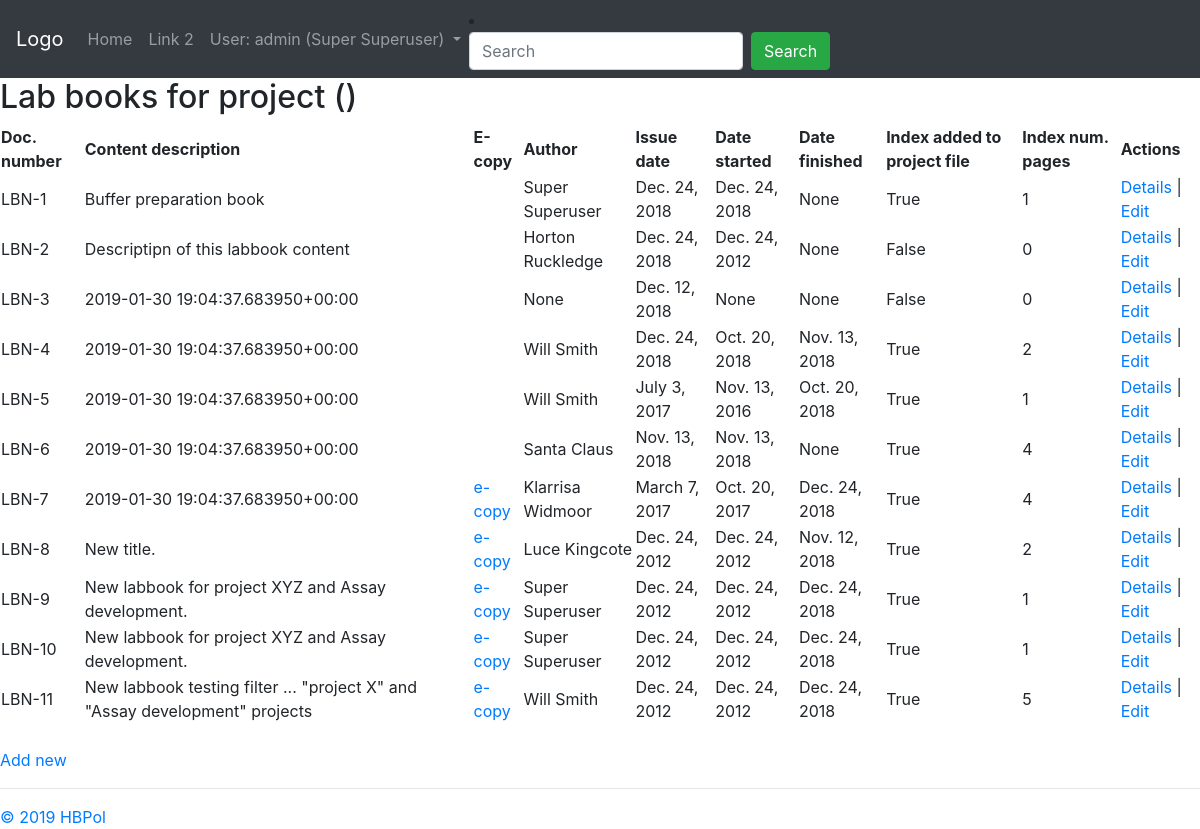
The page /coreapp/labbook/ (signed in) on the database its author committed.
### coreapp/models.py (models this page shows, shortened)
class User (AbstractUser):
    date_left = models.DateField(null=True, blank=True)
    def __str__(self):
        return self.get_full_name()

class Document(models.Model):
    author = models.ForeignKey(settings.AUTH_USER_MODEL, on_delete=models.SET_NULL, blank=True, null=True, verbose_name="Main author")
    project = models.ForeignKey(Project, on_delete=models.SET_NULL, blank=True, null=True, verbose_name="Associated project")
    title = models.TextField("Document title")
    location = models.ForeignKey(Location, on_delete=models.SET_NULL, blank=True, null=True, verbose_name="Hard copy location")
    document_code = models.CharField("Document code (e.g. study plan, report... )", max_length=3, choices=DOCUMENT_CODE, default='OTH')
    efile = models.FileField("Scanned copy", upload_to='uploads/', null=True, blank=True)
    class Meta:
        abstract = True

class LabBook(Document):
    project = models.ManyToManyField(Project, verbose_name="Associated project(s)")
    date_started = models.DateField("Date started", null=True, blank=True)
    date_finished = models.DateField("Date finished", null=True, blank=True)
    date_issued = models.DateField("Issue date")
    index_added = models.BooleanField("Index added to project file", default=False)
    index_num_pages = models.IntegerField("Index number of pages", null=True, blank=True)
    document_code = 'LBN'

### coreapp/views.py (the view)
# urls.py: path('labbook/', views.labbook_list, name='labbook-list'),
@login_required
def labbook_list(request):
    labbooks = LabBook.objects.all()
    context = {'labbooks': labbooks, 'page_title': 'R&D EPI | Lab books'}
    return render(request, 'coreapp/labbook_list.html', context)

### coreapp/templates/coreapp/labbook_list.html
{% extends 'coreapp/base_generic.html' %}
{% block content %}
	{% include 'coreapp/labbook_list_core.html' %}
{% endblock %}

### coreapp/templates/coreapp/base_generic.html (shortened to what this page needs)
<!DOCTYPE html>
<html>
<head>
	<link rel="stylesheet" href="https://stackpath.bootstrapcdn.com/bootstrap/4.3.1/css/bootstrap.min.css">
</head>
<body>
	<nav class="navbar navbar-expand-sm bg-dark navbar-dark">
		<a class="navbar-brand" href="#">Logo</a>
		<ul class="navbar-nav">
			<li class="nav-item">
				<a class="nav-link" href="{% url 'home' %}">Home</a>
			</li>
			<li class="nav-item">
				<a class="nav-link" href="#">Link 2</a>
			</li>
			<li class="nav-item dropdown">
			<a class="nav-link dropdown-toggle" href="#" id="navbardrop" data-toggle="dropdown">
				{% if user.is_authenticated %}
					User: {{ user.username }} ({{ user }})
				{% endif %}
			</a>
			</li>
		</ul>
		<li class="nav-item">
			<form class="form-inline" action="">
				<input class="form-control mr-sm-2" type="text" placeholder="Search">
				<button class="btn btn-success" type="submit">Search</button>
			</form>
		</li>
	</nav>
	{% block content %}
	{% endblock %}
	{% block footer %}
	<hr>
	<a href="https://github.com/HBPol">&copy; 2019 HBPol</a>
	{% endblock %}
</body>
</html>

### coreapp/templates/coreapp/labbook_list_core.html (shortened to what this page needs)
	<h2>Lab books for project {{ project.name }} ({{ project.prefix }})</h2>
	<table>
		<thead>
			<th>Doc. number</th>
			<th>Content description</th>
			<th>E-copy</th>
			<th>Author</th>
			<th>Issue date</th>
			<th>Date started</th>
			<th>Date finished</th>
			<th>Index added to project file</th>
			<th>Index num. pages</th>
			<th>Actions</th>
		</thead>
		{% for labbook in labbooks %}
		<tr>
			<td>{{ labbook.document_code }}-{{ labbook.id }}</td>
			<td>{{ labbook.title|truncatechars:75 }}</td>
			<td>
			{% if labbook.efile %}
				<a href="{{ MEDIA_URL }}{{ labbook.efile }}">e-copy</a>
			{% endif %}
			</td>
			<td>{{ labbook.author }}</td>
			<td>{{ labbook.date_issued }}</td>
			<td>{{ labbook.date_started }}</td>
			<td>{{ labbook.date_finished }}</td>
			<td>{{ labbook.index_added }}</td>
			<td>{{ labbook.index_num_pages }}</td>
			<td><a href="{% url 'labbook-detail' labbook.id %}">Details</a> | <a href="{% url 'labbook-edit' labbook.id %}">Edit</a></td>
		</tr>
		{% endfor %}
	</table>
	<br>
	<a href="{% url 'labbook-create' %}">Add new</a>

### rows shown on the page
User: username "admin", first_name+last_name "Super Superuser"
LabBook: document_code "LBN", id "1", title "Buffer preparation book", author "Super Superuser", date_issued "Dec. 24, 2018", date_started "Dec. 24, 2018", date_finished "None", index_added "True", index_num_pages "1"
LabBook: document_code "LBN", id "2", title "Descriptipn of this labbook content", author "Horton Ruckledge", date_issued "Dec. 24, 2018", date_started "Dec. 24, 2012", date_finished "None", index_added "False", index_num_pages "0"
LabBook: document_code "LBN", id "3", title "2019-01-30 19:04:37.683950+00:00", author "None", date_issued "Dec. 12, 2018", date_started "None", date_finished "None", index_added "False", index_num_pages "0"
LabBook: document_code "LBN", id "4", title "2019-01-30 19:04:37.683950+00:00", author "Will Smith", date_issued "Dec. 24, 2018", date_started "Oct. 20, 2018", date_finished "Nov. 13, 2018", index_added "True", index_num_pages "2"
LabBook: document_code "LBN", id "5", title "2019-01-30 19:04:37.683950+00:00", author "Will Smith", date_issued "July 3, 2017", date_started "Nov. 13, 2016", date_finished "Oct. 20, 2018", index_added "True", index_num_pages "1"
LabBook: document_code "LBN", id "6", title "2019-01-30 19:04:37.683950+00:00", author "Santa Claus", date_issued "Nov. 13, 2018", date_started "Nov. 13, 2018", date_finished "None", index_added "True", index_num_pages "4"
LabBook: document_code "LBN", id "7", title "2019-01-30 19:04:37.683950+00:00", author "Klarrisa Widmoor", date_issued "March 7, 2017", date_started "Oct. 20, 2017", date_finished "Dec. 24, 2018", index_added "True", index_num_pages "4"
LabBook: document_code "LBN", id "8", title "New title.", author "Luce Kingcote", date_issued "Dec. 24, 2012", date_started "Dec. 24, 2012", date_finished "Nov. 12, 2018", index_added "True", index_num_pages "2"
LabBook: document_code "LBN", id "9", title "New labbook for project XYZ and Assay development.", author "Super Superuser", date_issued "Dec. 24, 2012", date_started "Dec. 24, 2012", date_finished "Dec. 24, 2018", index_added "True", index_num_pages "1"
LabBook: document_code "LBN", id "10", title "New labbook for project XYZ and Assay development.", author "Super Superuser", date_issued "Dec. 24, 2012", date_started "Dec. 24, 2012", date_finished "Dec. 24, 2018", index_added "True", index_num_pages "1"
LabBook: document_code "LBN", id "11", title "New labbook testing filter ... \"project X\" and \"Assay development\" projects", author "Will Smith", date_issued "Dec. 24, 2012", date_started "Dec. 24, 2012", date_finished "Dec. 24, 2018", index_added "True", index_num_pages "5"
